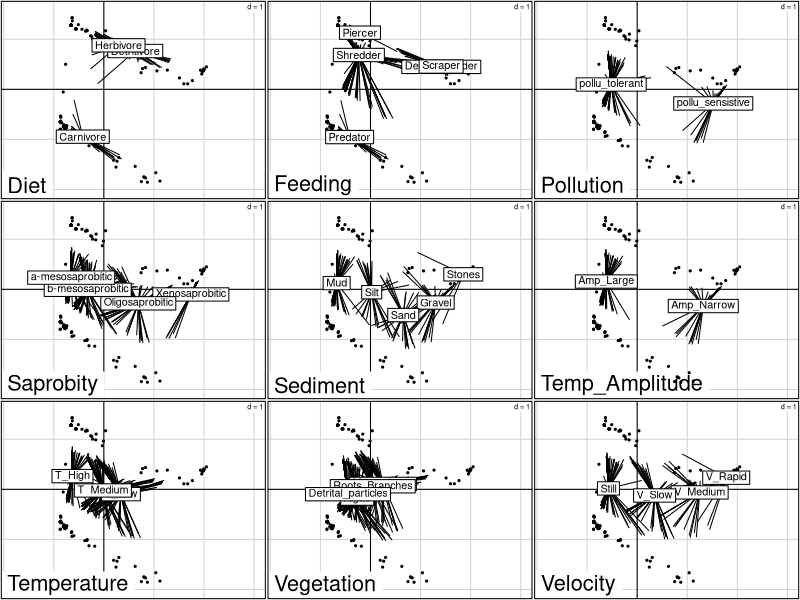

Source code (R):
library(ade4)


### Name: scatter.fca
### Title: Plot of the factorial maps for a fuzzy correspondence analysis
### Aliases: scatter.fca
### Keywords: multivariate hplot

### ** Examples

data(coleo)
coleo.fuzzy <- prep.fuzzy.var(coleo$tab, coleo$col.blocks)
fca1 <- dudi.fca(coleo.fuzzy, sca = FALSE, nf = 3)

if(adegraphicsLoaded()) {
  plot(fca1)
} else {
  scatter(fca1, labels = coleo$moda.names, clab.moda = 1.5,
    sub = names(coleo$col.blocks), csub = 3)
}
